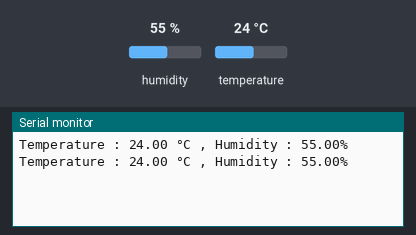
This sketch was run on a simulated ESP32. Shown: the last lines printed to the serial monitor. Inputs (shaded band) come from the test bench; at power-on: humidity 55 %, temperature 24 °C.

Above: at 2.8 s.
2.9 s: humidity set to 22 %
At 5.1 s:
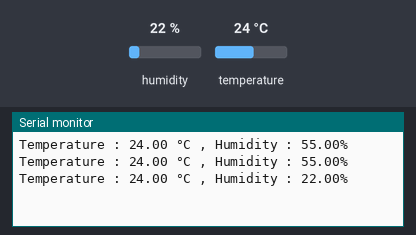
5.6 s: temperature set to 12 °C
At 6.8 s:
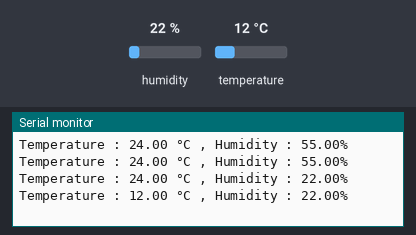
8.3 s: humidity set to 40 %
At 11.4 s:
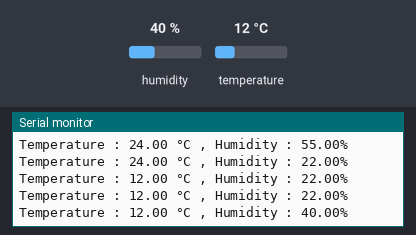
Timing chart, 0 to 12.9 s (numbered marks = the images above; inputs shaded):
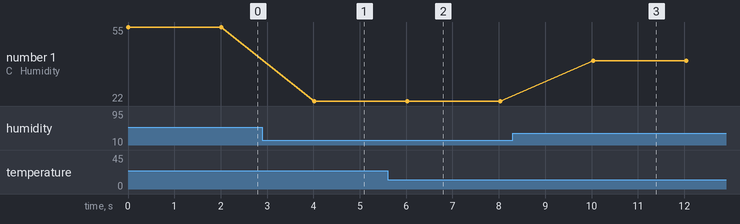

The sketch:

sketch.ino
```cpp
#include <DHT.h>
DHT dht(4,DHT22);
void setup()
{
  Serial.begin(115200);
  dht.begin();
}
void loop()
{
  float humidity=dht.readHumidity();
  float temperature=dht.readTemperature();
  if (isnan(humidity)||isnan(temperature))
  {
    Serial.println("Failed to read from dht sensor");
  }
  else
  {
    Serial.print("Temperature : ");
    Serial.print(temperature);
    Serial.print(" °C , Humidity : ");
    Serial.print(humidity);
    Serial.println("%");
  }
  delay(2000);
}
```

Measured:
- after the input at 2.9 s, the serial monitor: prints a new line after 1.1 s (image 1)
- after the input at 5.6 s, the serial monitor: prints a new line after 0.42 s (image 2)
- after the input at 8.3 s, the serial monitor: prints a new line after 1.7 s (image 3)
- plotted number 1: 55 → 22 after the input at 2.9 s, 22 → 40 after the input at 8.3 s
